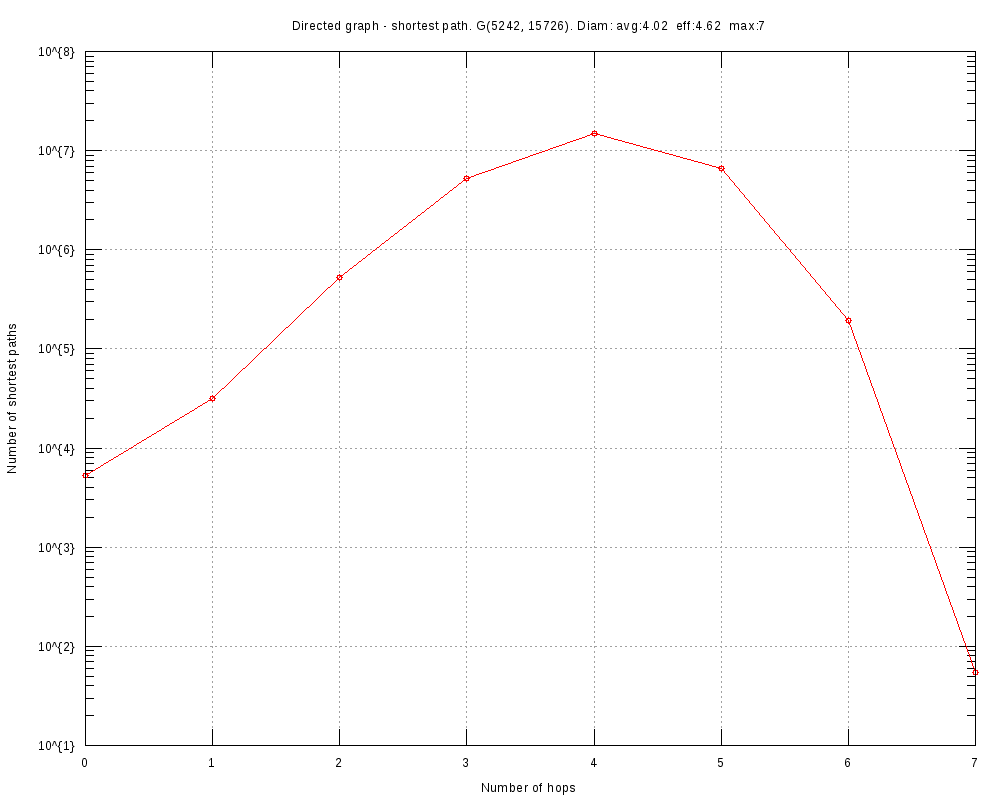

Recreate this plot in gnuplot.
#
# Directed graph - shortest path. G(5242, 15726). Diam: avg:4.02  eff:4.62  max:7 (Sun Oct 29 17:10:28 2017)
#

set title "Directed graph - shortest path. G(5242, 15726). Diam: avg:4.02  eff:4.62  max:7"
set key bottom right
set logscale y 10
set format y "10^{%L}"
set mytics 10
set grid
set xlabel "Number of hops"
set ylabel "Number of shortest paths"
set tics scale 2
set terminal png font arial 10 size 1000,800
set output 'diam.EUC.png'
plot 	"diam.EUC.tab" using 1:2 title "" with linespoints pt 6
